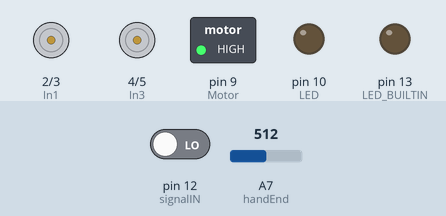
Recording of a sketch running on a simulated Arduino Nano, built with avr-gcc and run on an emulated ATmega328P. On the bench: motor-driver pin pairs drawn as motors (green arrow = first pin HIGH = forward, orange = second pin HIGH = backward, longer = more drive), switched loads named in the sketch (green lamp = pin HIGH), output pins drawn as LEDs (lit = HIGH). Inputs (shaded band) come from the test bench; at power-on: pin 12 (signalIN) LOW, A7 (handEnd) = 512.

Above: at 1.2 s.
1.3 s: pin 12 (signalIN) driven HIGH
At 4.2 s:
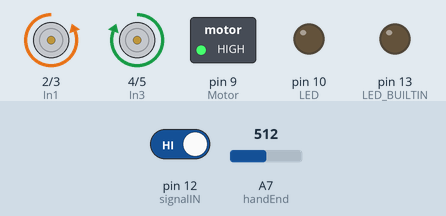
4.3 s: A7 (handEnd) set to 691
7.3 s: A7 (handEnd) set to 718
At 7.9 s:
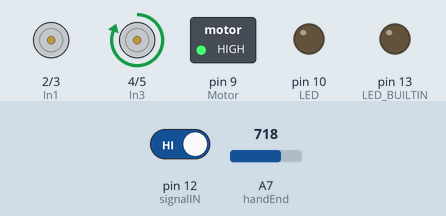
8.8 s: A7 (handEnd) set to 690
At 9.3 s:
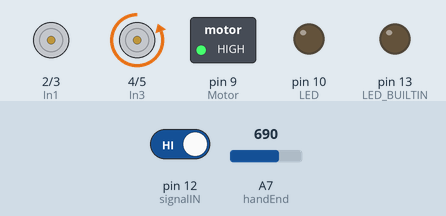
11.8 s: A7 (handEnd) set to 710
At 12.4 s:
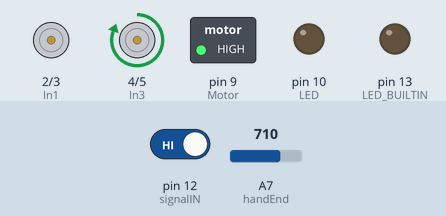
Timing chart, 0 to 14.3 s (numbered marks = the images above; inputs shaded):
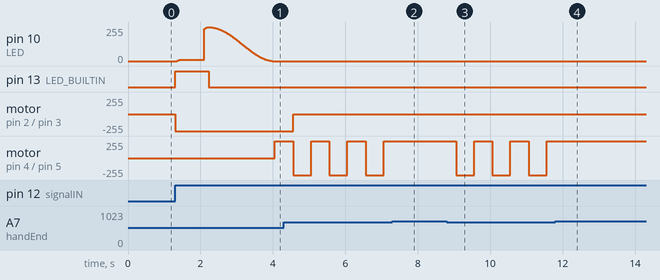

The sketch:

hand_motor_R.ino
```cpp
/*
 *            ！！注意左右邊順逆時針問題！！
 *
 * 2021.09.29 Body Topology hand_part for 右邊
 *            Motor Arduino Code
 *
 * 2022.06.01 for 2022改
 *
 * 2022.06.25 for control without LED
 *
 * by Xylo Hsiao
 */

const int In1 = 2;      //for LED
const int In2 = 3;
const int In3 = 4;      //for Motor
const int In4 = 5;
const int Motor = 9;   // 600 ~= 5V; 1023 ~=11V
const int LED = 10;
int Maxbright = 255 / 2; //PWM 0 ~ 255
#define handEnd A7
#define signalIN 12
const int handMotor_time = 5000;
int triggerSignal = 0;
int motorState = 0;

void setup() {
  pinMode(In1, OUTPUT);
  pinMode(In2, OUTPUT);
  pinMode(In3, OUTPUT);
  pinMode(In4, OUTPUT);
  pinMode(Motor, OUTPUT);
  pinMode(LED, OUTPUT);
  pinMode(handEnd, INPUT);
  pinMode(signalIN, INPUT);
  pinMode(LED_BUILTIN, OUTPUT);
  analogWrite(Motor, 980);  //900
  analogWrite(LED, 0);
  digitalWrite(In1, LOW);
  digitalWrite(In2, HIGH);
  mstop();
  Serial.begin(9600);
}

void loop() {
  //triggerSignal = Serial.read();
  //Serial.println(analogRead(handEnd));
  triggerSignal = digitalRead(signalIN);
  Auto_home();

  if (motorState == 10 && triggerSignal == HIGH){
    tightR();
    delay(500);
  }else if (motorState == 10 && triggerSignal == LOW){
    mstop();
  }

  if (motorState == 10 && analogRead(handEnd) < 700){
    mstop();
    motorState = 11;
  }

  if (motorState == 11 && triggerSignal == HIGH){
    releaseL();
    delay(500);
  }else if (motorState == 11 && triggerSignal == LOW){
    digitalWrite(LED_BUILTIN, LOW);
    mstop();
  }

  if (motorState == 11 && analogRead(handEnd) < 700){
    digitalWrite(LED_BUILTIN, LOW);
    mstop();
    motorState = 10;
  }
}

void releaseL(){
  digitalWrite(In3, LOW);
  digitalWrite(In4, HIGH);
}
void tightL(){
  digitalWrite(In3, HIGH);
  digitalWrite(In4, LOW);
}

void tightR(){
  digitalWrite(In3, HIGH);
  digitalWrite(In4, LOW);
}
void releaseR(){
  digitalWrite(In3, LOW);
  digitalWrite(In4, HIGH);
}

void mstop(){
  digitalWrite(In1, LOW);
  digitalWrite(In2, LOW);
  digitalWrite(In3, LOW);
  digitalWrite(In4, LOW);
}

void light(){
  digitalWrite(In1, LOW);
  digitalWrite(In2, HIGH);
  for (int i = 180; i < 360; i++) {
  float angle = radians(i+90);
  int bright = Maxbright + Maxbright*sin(angle);
  analogWrite(LED, bright);
  delay(5);
  }
}

void goOut(){
  digitalWrite(In1, LOW);
  digitalWrite(In2, HIGH);
  for (int i = 0; i < 180; i++) {
  float angle = radians(i+90);
  int bright = Maxbright + Maxbright*sin(angle);
  analogWrite(LED, bright);
  delay(10);
  }
}

void Auto_home(){
  if (triggerSignal == HIGH && motorState == 0){
    digitalWrite(LED_BUILTIN, HIGH);
    light();
    tightR();
    motorState = 1;
  }
  if (analogRead(handEnd) < 700 && motorState ==1){
    digitalWrite(LED_BUILTIN, LOW);
    mstop();
    goOut();
    motorState = 10;
  }
//  if (motorState ==2){
//    light();
//    tightL();
//    delay(handMotor_time);
//    mstop();
//    goOut();
//    motorState = 10;
//  }
}
```

Measured:
- the behaviour switches between 699 and 700 on A7 (handEnd) (found by bisection; images 1 and 2)
- after the input at 1.3 s, pin 10 (LED): rises from 0/255 to 254/255 in 0.89 s, then falls to 0/255 in 1.8 s; pin 13 (LED_BUILTIN): LOW → HIGH at once, → LOW 0.93 s later; motor on pin 2 (In1) / pin 3 (In2): stopped → backward 255/255 at once; motor on pin 4 (In3) / pin 5 (In4): stopped → forward 255/255 after 2.8 s
- after the input at 7.3 s, motor on pin 4 (In3) / pin 5 (In4): stays forward 255/255 (without the input it goes to backward 255/255 after 0.26 s)
- after the input at 8.8 s, motor on pin 4 (In3) / pin 5 (In4): alternates forward 255/255 for 0.50 s and backward 255/255 for 0.50 s, starting after 0.26 s
- after the input at 11.8 s, motor on pin 4 (In3) / pin 5 (In4): stops changing and stays forward 255/255
